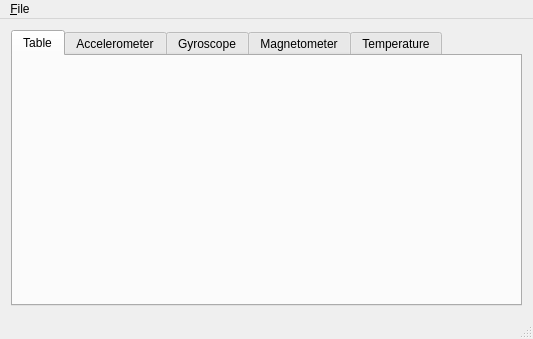
<?xml version="1.0" encoding="UTF-8"?>
<ui version="4.0">
 <class>MainWindow</class>
 <widget class="QMainWindow" name="MainWindow">
  <property name="geometry">
   <rect>
    <x>0</x>
    <y>0</y>
    <width>533</width>
    <height>339</height>
   </rect>
  </property>
  <property name="windowTitle">
   <string>ER9DOF Plotter</string>
  </property>
  <widget class="QWidget" name="centralWidget">
   <layout class="QVBoxLayout" name="verticalLayout">
    <item>
     <widget class="QTabWidget" name="tabWidget">
      <property name="currentIndex">
       <number>0</number>
      </property>
      <widget class="QWidget" name="tableTab">
       <attribute name="title">
        <string>Table</string>
       </attribute>
      </widget>
      <widget class="QWidget" name="acceltab">
       <attribute name="title">
        <string>Accelerometer</string>
       </attribute>
      </widget>
      <widget class="QWidget" name="gyroTab">
       <attribute name="title">
        <string>Gyroscope</string>
       </attribute>
      </widget>
      <widget class="QWidget" name="magTab">
       <attribute name="title">
        <string>Magnetometer</string>
       </attribute>
      </widget>
      <widget class="QWidget" name="tempuratureTab">
       <attribute name="title">
        <string>Temperature</string>
       </attribute>
      </widget>
     </widget>
    </item>
   </layout>
  </widget>
  <widget class="QMenuBar" name="menuBar">
   <property name="geometry">
    <rect>
     <x>0</x>
     <y>0</y>
     <width>533</width>
     <height>22</height>
    </rect>
   </property>
   <widget class="QMenu" name="menuFile">
    <property name="title">
     <string>&amp;File</string>
    </property>
    <addaction name="action_Open"/>
    <addaction name="action_Export"/>
   </widget>
   <addaction name="menuFile"/>
  </widget>
  <widget class="QStatusBar" name="statusBar"/>
  <action name="action_Open">
   <property name="text">
    <string>Open...</string>
   </property>
   <property name="shortcut">
    <string>Ctrl+O</string>
   </property>
   <property name="shortcutContext">
    <enum>Qt::ApplicationShortcut</enum>
   </property>
   <property name="autoRepeat">
    <bool>false</bool>
   </property>
  </action>
  <action name="action_Export">
   <property name="text">
    <string>Export...</string>
   </property>
   <property name="shortcut">
    <string>Ctrl+E</string>
   </property>
  </action>
 </widget>
 <layoutdefault spacing="6" margin="11"/>
 <resources/>
 <connections/>
</ui>
